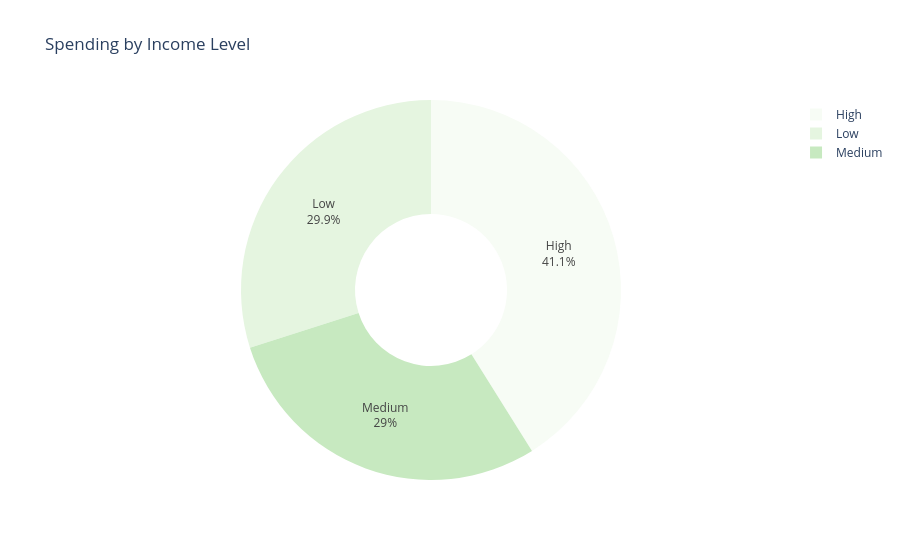

Notebook code for this chart:
### Code cell
import pandas as pd
import plotly.express as px

# Ensure the 'Amount' column is numeric using .loc to avoid SettingWithCopyWarning
final_combined_dataset.loc[:, 'Amount'] = pd.to_numeric(final_combined_dataset['Amount'], errors='coerce')

# Group by IncomeLevel and calculate the total spending (sum of Amount) for each level
income_level_spending = final_combined_dataset.groupby('IncomeLevel').agg({'Amount': 'sum'}).reset_index()

# Sort by 'Amount' for better visualization
income_level_spending = income_level_spending.sort_values('Amount', ascending=False)

# Create the donut chart
fig = px.pie(
    income_level_spending,
    names='IncomeLevel',
    values='Amount',
    title="Spending by Income Level",
    hole=0.4,  # Create a donut chart by adding a hole
    color='IncomeLevel',  # Color the sections by IncomeLevel
    color_discrete_sequence=px.colors.sequential.Greens  # Use green color sequence
)

# Update layout for better readability
fig.update_traces(textinfo='percent+label', hovertemplate='Income Level: %{label}<br>Spending: %{value}<extra></extra>')

# Update layout settings
fig.update_layout(
    plot_bgcolor='white',
    showlegend=True,  # Show the legend
)

# Show the figure
fig.show()

### Figure 1 — Plotly figure (JSON) as saved in the notebook; plotly's stock layout.template omitted (floating-point values rounded to 4 significant figures)
{"data": [{"customdata": [["High"], ["Low"], ["Medium"]], "domain": {"x": [0, 1], "y": [0, 1]}, "hole": 0.4, "hovertemplate": "Income Level: %{label}<br>Spending: %{value}<extra></extra>", "labels": ["High", "Low", "Medium"], "legendgroup": "", "marker": {"colors": ["rgb(247,252,245)", "rgb(229,245,224)", "rgb(199,233,192)"]}, "name": "", "showlegend": true, "textinfo": "percent+label", "type": "pie", "values": [565400.0, 411600.0, 399300.0]}], "layout": {"autosize": true, "legend": {"tracegroupgap": 0}, "piecolorway": ["rgb(247,252,245)", "rgb(229,245,224)", "rgb(199,233,192)", "rgb(161,217,155)", "rgb(116,196,118)", "rgb(65,171,93)", "rgb(35,139,69)", "rgb(0,109,44)", "rgb(0,68,27)"], "plot_bgcolor": "white", "showlegend": true, "title": {"text": "Spending by Income Level"}}}
